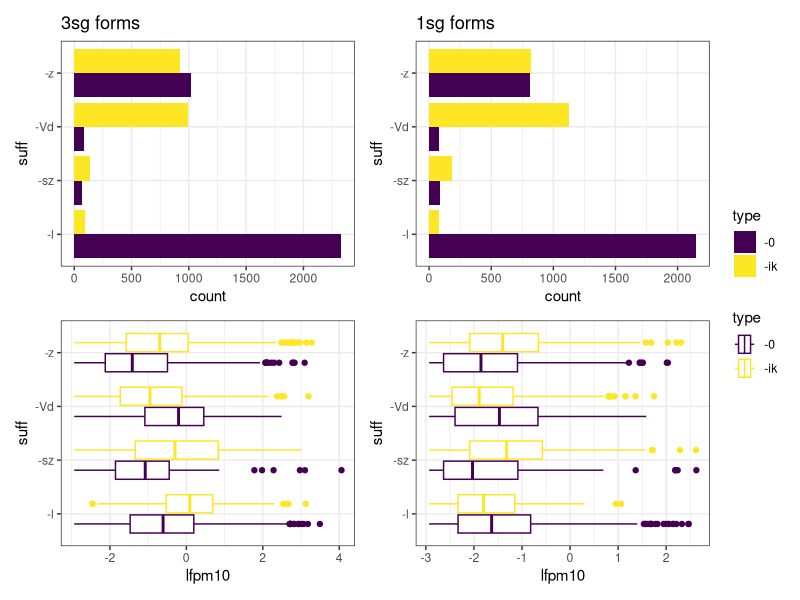
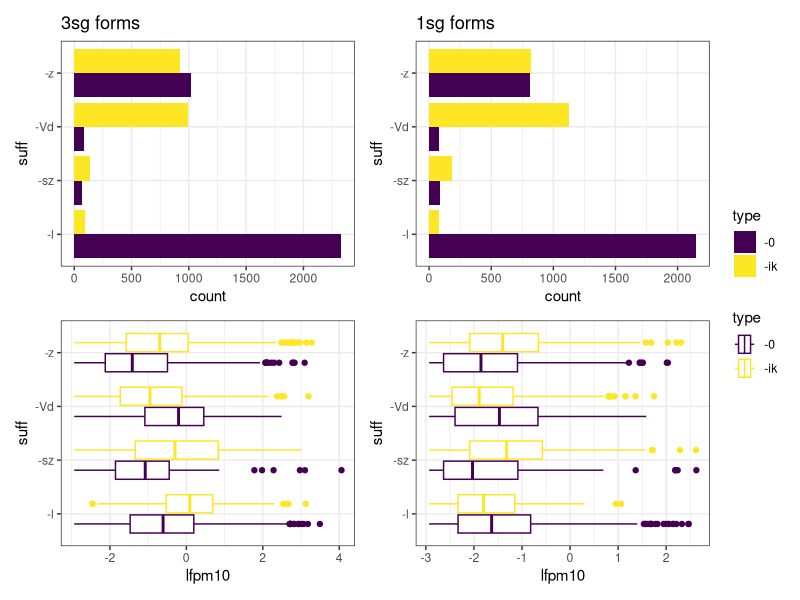

Generate these figures, in order, with R:
# -- head -- #

setwd('~/Github/RaczPokk2027/')

library(tidyverse)
library(patchwork)

# -- read -- #

all = read_tsv('dat/verbs.tsv')

# -- plot -- #

# suffix x -0/-ik arany x tipus / token x 1sg / 3sg

p1 = all |> 
  filter(
    !is.na(suffix),
    xpostag == '[/V][Prs.NDef.3Sg]'
  ) |> 
  mutate(
    suff = paste0('-',str_remove(suffix, 'ik')),
    type = ifelse(ik_verb, '-ik','-0')
  ) |> 
  ggplot(aes(suff,fill = type)) +
  geom_bar(position = position_dodge()) +
  theme_bw() +
  coord_flip() +
  scale_fill_viridis_d() +
  ggtitle('3sg forms')

p2 = all |> 
  filter(
    !is.na(suffix),
    xpostag == '[/V][Prs.NDef.1Sg]'
  ) |> 
  mutate(
    suff = paste0('-',str_remove(suffix, 'ik')),
    type = ifelse(ik_verb, '-ik','-0')
  ) |> 
  ggplot(aes(suff,fill = type)) +
  geom_bar(position = position_dodge()) +
  theme_bw() +
  coord_flip() +
  scale_fill_viridis_d() +
  ggtitle('1sg forms')

p3 = all |> 
  filter(
    !is.na(suffix),
    xpostag == '[/V][Prs.NDef.3Sg]'
         ) |> 
  mutate(
    suff = paste0('-',str_remove(suffix, 'ik')),
    type = ifelse(ik_verb, '-ik','-0')
  ) |> 
  ggplot(aes(lfpm10, suff, colour = type)) +
  geom_boxplot() +
  theme_bw() +
  scale_colour_viridis_d()# +
  # ggtitle('3sg forms')

p4 = all |> 
  filter(
    !is.na(suffix),
    xpostag == '[/V][Prs.NDef.1Sg]'
  ) |> 
  mutate(
    suff = paste0('-',str_remove(suffix, 'ik')),
    type = ifelse(ik_verb, '-ik','-0')
  ) |> 
  ggplot(aes(lfpm10, suff, colour = type)) +
  geom_boxplot() +
  theme_bw() +
  scale_colour_viridis_d()# +
  # ggtitle('1sg forms')

p1 + p2 + p3 + p4 + plot_layout(guides = 'collect')

ggsave('viz/big_corpus.png', dpi = 'print', width = 6, height = 6)
